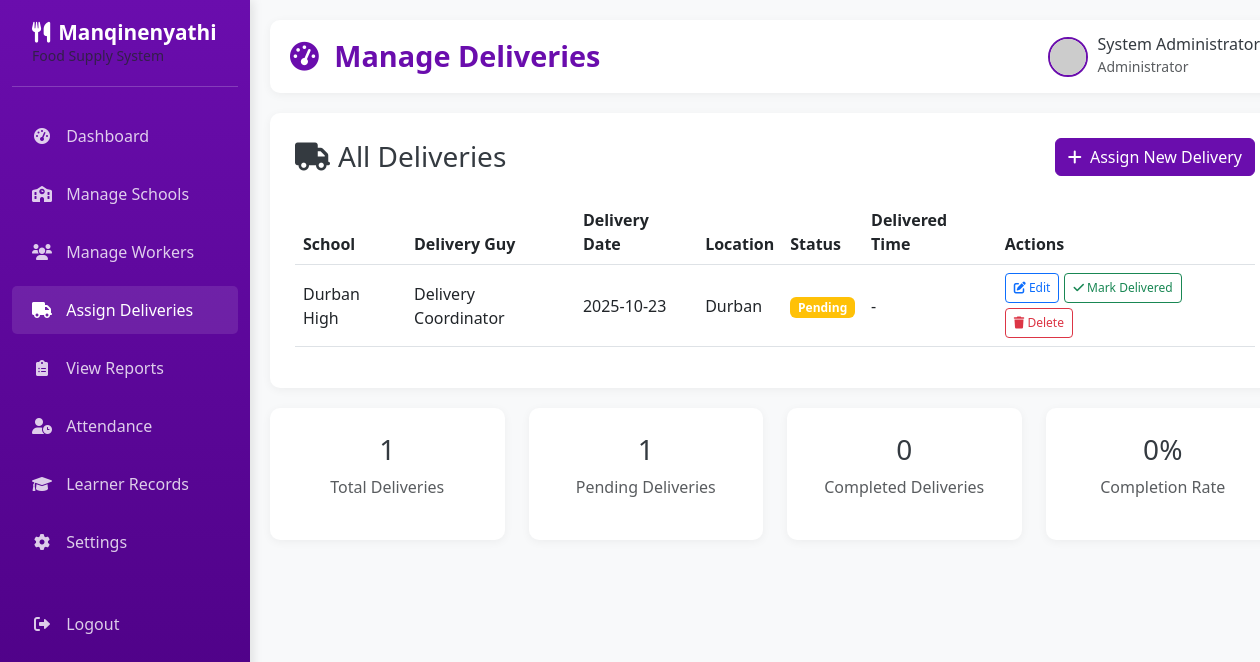
The page /admin/deliveries (signed in) on the database as committed earlier.
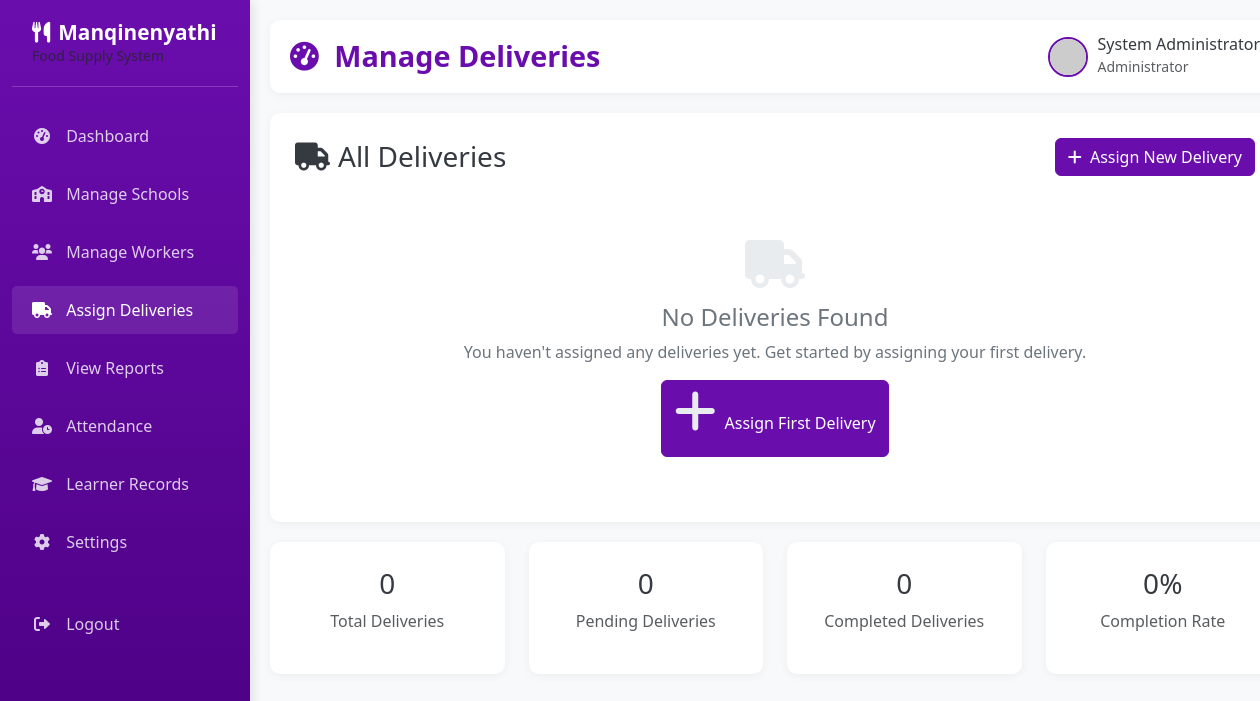
The same page on the database as committed later.
### app.py (models this page shows, shortened)
class Delivery(db.Model):
    __tablename__ = 'deliveries'
    delivery_id = db.Column(db.Integer, primary_key=True)
    school_id = db.Column(db.Integer, db.ForeignKey('schools.school_id'), nullable=False)
    delivery_date = db.Column(db.Date, nullable=False)
    location = db.Column(db.String(150), nullable=False)
    delivery_guy_id = db.Column(db.Integer, db.ForeignKey('users.user_id'), nullable=False)
    status = db.Column(db.Enum('Pending', 'Delivered'), default='Pending')
    delivered_time = db.Column(db.DateTime)
    remarks = db.Column(db.Text)
    created_at = db.Column(db.DateTime, default=datetime.utcnow)

class School(db.Model):
    __tablename__ = 'schools'
    school_id = db.Column(db.Integer, primary_key=True)
    school_name = db.Column(db.String(150), nullable=False)
    location = db.Column(db.String(150), nullable=False)
    contact_person = db.Column(db.String(100), nullable=False)
    contact_number = db.Column(db.String(20), nullable=False)
    created_at = db.Column(db.DateTime, default=datetime.utcnow)
    deliveries = db.relationship('Delivery', backref='school')
    attendance = db.relationship('Attendance', backref='school')
    learners = db.relationship('Learner', backref='school')

class User(db.Model):
    __tablename__ = 'users'
    user_id = db.Column(db.Integer, primary_key=True)
    full_name = db.Column(db.String(100), nullable=False)
    email = db.Column(db.String(100), unique=True, nullable=False)
    password = db.Column(db.String(255), nullable=False)
    role = db.Column(db.Enum('admin', 'cooker', 'delivery'), nullable=False)
    phone = db.Column(db.String(20))
    created_at = db.Column(db.DateTime, default=datetime.utcnow)
    deliveries = db.relationship('Delivery', backref='delivery_guy', foreign_keys='Delivery.delivery_guy_id')
    attendance = db.relationship('Attendance', backref='cooker', foreign_keys='Attendance.cooker_id')
    learners = db.relationship('Learner', backref='cooker', foreign_keys='Learner.cooker_id')

### app.py (the view)
@app.route('/admin/deliveries')
def manage_deliveries():
    if session.get('role') != 'admin':
        return redirect(url_for('home'))
    deliveries = Delivery.query.order_by(Delivery.delivery_date.desc()).all()
    return render_template('manage_deliveries.html', deliveries=deliveries)

### templates/manage_deliveries.html (shortened to what the changed rows need)
{% extends "admin_base.html" %}
{% block page_title %}Manage Deliveries{% endblock %}
{% block content %}
<div class="content-card">
    {% if deliveries %}
    <div class="table-responsive">
        <table class="table table-hover">
            <thead>
                <tr>
                    <th>School</th>
                    <th>Delivery Guy</th>
                    <th>Delivery Date</th>
                    <th>Location</th>
                    <th>Status</th>
                    <th>Delivered Time</th>
                    <th>Actions</th>
                </tr>
            </thead>
            <tbody>
                {% for delivery in deliveries %}
                <tr>
                    <td>{{ delivery.school.school_name }}</td>
                    <td>{{ delivery.delivery_guy.full_name }}</td>
                    <td>{{ delivery.delivery_date.strftime('%Y-%m-%d') }}</td>
                    <td>{{ delivery.location }}</td>
                    <td>
                        <span class="badge {% if delivery.status == 'Delivered' %}bg-success{% else %}bg-warning{% endif %}">
                            {{ delivery.status }}
                        </span>
                    </td>
                    <td>
                        {% if delivery.delivered_time %}
                            {{ delivery.delivered_time.strftime('%Y-%m-%d %H:%M') }}
                        {% else %}
                            -
                        {% endif %}
                    </td>
                    <td>
                        <div class="action-buttons">
                            <a href="{{ url_for('edit_delivery', delivery_id=delivery.delivery_id) }}" class="btn btn-outline-primary btn-sm">
                                <i class="fas fa-edit"></i> Edit
                            </a>
                            {% if delivery.status == 'Pending' %}
                            <form action="{{ url_for('mark_delivery_delivered', delivery_id=delivery.delivery_id) }}" method="POST" class="d-inline">
                                <button type="submit" class="btn btn-outline-success btn-sm" onclick="return confirm('Mark this delivery as delivered?')">
                                    <i class="fas fa-check"></i> Mark Delivered
                                </button>
                            </form>
                            {% endif %}
                            <form action="{{ url_for('delete_delivery', delivery_id=delivery.delivery_id) }}" method="POST" class="d-inline">
                                <button type="submit" class="btn btn-outline-danger btn-sm" onclick="return confirm('Are you sure you want to delete this delivery assignment?')">
                                    <i class="fas fa-trash"></i> Delete
                                </button>
                            </form>
                        </div>
                    </td>
                </tr>
                {% endfor %}
            </tbody>
        </table>
    </div>
    {% else %}
    <div class="empty-state">
        <i class="fas fa-truck"></i>
        <h4>No Deliveries Found</h4>
        <p>You haven't assigned any deliveries yet. Get started by assigning your first delivery.</p>
        <a href="{{ url_for('assign_delivery') }}" class="btn btn-primary">
            <i class="fas fa-plus me-1"></i> Assign First Delivery
        </a>
    </div>
    {% endif %}
</div>
<div class="row">
    <div class="col-md-3">
        <div class="content-card text-center">
            <h3>{{ deliveries|length }}</h3>
            <p class="text-muted">Total Deliveries</p>
        </div>
    </div>
    <div class="col-md-3">
        <div class="content-card text-center">
            <h3>{{ deliveries|selectattr('status', 'equalto', 'Pending')|list|length }}</h3>
            <p class="text-muted">Pending Deliveries</p>
        </div>
    </div>
</div>
{% endblock %}

Rows that differ between the two databases and show on the page:
removed Delivery: school.school_name "Durban High", delivery_guy.full_name "Delivery Coordinator", delivery_date "2025-10-23", location "Durban", status "Pending"
Other text that changed with them:
{{ deliveries|length }}: "1" → "0"
{{ deliveries|selectattr('status', 'equalto', 'Pending')|list|length }}: "1" → "0"
text no longer shown: "School Delivery Guy Delivery Date Location Status Delivered Time Actions"
text now shown: "No Deliveries Found You haven't assigned any deliveries yet. Get started by assigning your first delivery. Assign First Delivery"
